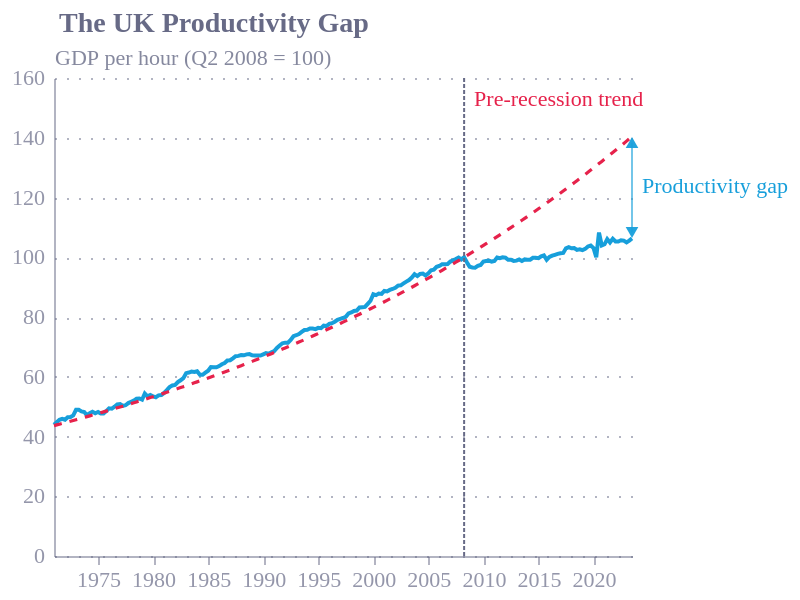

Write a Vega-Lite specification for this figure.
### Vega-Lite specification from a JSON file in a GitHub repository (floating-point values rounded to 4 significant figures; data arrays with more than 128 entries replaced by an {"elided": "..."} marker saying what was removed)
{"config": {"font": "Circular Std", "text": {"color": "#676A86", "align": "left", "baseline": "middle", "dx": 7, "dy": 0, "fontSize": 11}, "view": {"stroke": null, "continuousWidth": 400, "continuousHeight": 300, "discreteWidth": 400, "discreteHeight": 300}, "bar": {"color": "#179fdb"}, "line": {"color": "#e6224b"}, "rule": {"color": "#676A86"}, "point": {"filled": true, "size": 80, "color": "#e6224b", "opacity": 0.95}, "geoshape": {"stroke": "white", "strokeWidth": 0.3}, "rect": {"fill": "#d6d4d4", "opacity": 0.3}, "axis": {"labelColor": "#676A86", "labelFontSize": 11, "labelFont": "Circular Std", "labelOpacity": 0.7, "tickColor": "#676A86", "tickOpacity": 0.5, "domainColor": "#676A86", "domainOpacity": 0.5, "gridColor": "#676A86", "gridDash": [2, 2], "gridOpacity": 0.5, "title": null, "titleColor": "#676A86", "titleOpacity": 0.8, "tickSize": 4}, "axisXDiscrete": {"grid": false, "labelAngle": 0, "tickCount": 10, "tickOpacity": 0.5, "title": null}, "axisYDiscrete": {"ticks": false, "labelPadding": 5}, "axisXTemporal": {"grid": false, "ticks": true}, "axisXQuantitative": {"grid": true}, "axisYQuantitative": {"gridColor": "#676A86", "gridDash": [1, 5], "gridOpacity": 0.5, "ticks": false, "labelPadding": 5, "tickCount": 8, "titleAngle": 0, "titleAlign": "left", "titleBaseline": "bottom", "titleX": 0, "titleY": -5}, "title": {"color": "#676A86", "subtitleColor": "#122b39E6", "font": "Circular Std", "subtitleFont": "Circular Std", "anchor": "start", "dx": 24, "fontSize": 14, "subtitleFontSize": 12, "subtitlePadding": 4, "offset": 0}, "legend": {"titleColor": "#122b39", "title": null, "labelColor": "#122b39", "labelFontSize": 11}}, "title": {"text": "The UK Productivity Gap"}, "layer": [{"mark": {"type": "line", "color": "#179fdb"}, "encoding": {"x": {"field": "date", "type": "temporal"}, "y": {"axis": {"title": "GDP per hour (Q2 2008 = 100)", "titleFontStyle": "Book"}, "field": "value", "type": "quantitative"}}}, {"mark": {"type": "line", "strokeDash": [4, 4], "strokeWidth": 1.6}, "encoding": {"x": {"field": "date", "type": "temporal"}, "y": {"field": "trend", "type": "quantitative"}}}, {"mark": {"type": "rule", "strokeDash": [2, 1]}, "encoding": {"x": {"field": "date", "type": "temporal"}}, "transform": [{"filter": "(datum.label === '2008 Q2')"}]}, {"mark": {"type": "text", "align": "left", "baseline": "top", "font": "Circular Std", "color": "#e6224b", "dx": 5}, "encoding": {"text": {"value": "Pre-recession trend"}, "x": {"field": "date", "type": "temporal"}, "y": {"value": 5}}, "transform": [{"filter": "(datum.label === '2008 Q2')"}]}, {"layer": [{"mark": {"type": "rule", "color": "#179fdb", "strokeWidth": 0.6}, "encoding": {"x": {"field": "date", "type": "temporal"}, "y": {"field": "y_min", "type": "quantitative"}, "y2": {"field": "y_max"}}}, {"mark": {"type": "point", "color": "#179fdb", "shape": "triangle-up", "size": 40}, "encoding": {"x": {"field": "date", "type": "temporal"}, "y": {"field": "y_max", "type": "quantitative"}}}, {"mark": {"type": "point", "color": "#179fdb", "shape": "triangle-down", "size": 40}, "encoding": {"x": {"field": "date", "type": "temporal"}, "y": {"field": "y_min", "type": "quantitative"}}}, {"mark": {"type": "text", "align": "left", "font": "Circular Std", "color": "#179fdb", "dx": 5}, "encoding": {"text": {"value": "Productivity gap"}, "x": {"field": "date", "type": "temporal"}, "y": {"field": "y_mid", "type": "quantitative"}}}], "data": {"name": "data-2f74aa4245292888cebb86e958a14a7d"}}], "data": {"name": "data-2af848de5ca2281a5f09b8063c24bf3b"}, "height": 300, "width": "container", "$schema": "https://vega.github.io/schema/vega-lite/v5.16.3.json", "datasets": {"data-2af848de5ca2281a5f09b8063c24bf3b": {"elided": "211 records"}, "data-2f74aa4245292888cebb86e958a14a7d": [{"date": "2023-07-01", "label": "2023 Q3", "quarter": "Q3", "value": 106.3, "trend": 140.4, "y_min": 108.3, "y_max": 138.4, "y_mid": 123.4}]}, "autosize": {"type": "fit", "contains": "padding", "resize": false}}
